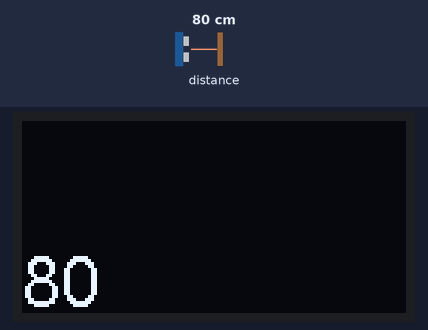
Recording of a sketch running on a simulated ESP32. On the bench: 128×64 one-colour display. Inputs (shaded band) come from the test bench; at power-on: distance to the obstacle 80 cm. What the sketch prints to the serial monitor is not drawn.

Above: at 1.2 s.
1.3 s: distance to the obstacle set to 2 cm
At 1.8 s:
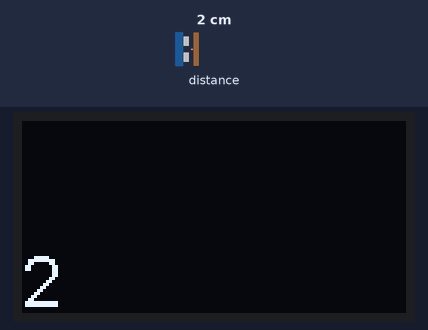
2.8 s: distance to the obstacle set to 4 cm
At 3.9 s:
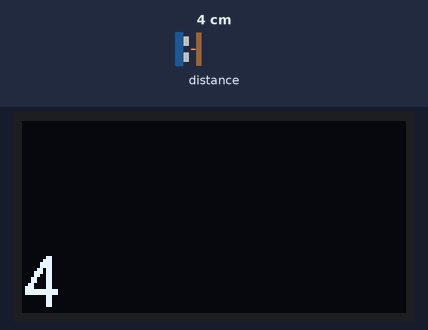
4.3 s: distance to the obstacle set to 9 cm
At 4.7 s:
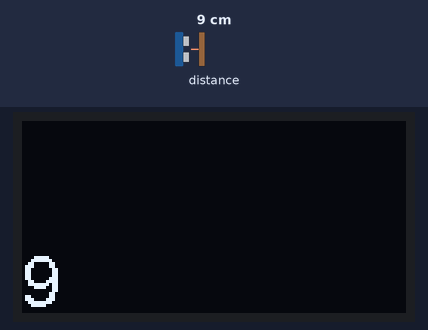
Timing chart, 0 to 7.3 s (numbered marks = the images above; inputs shaded):
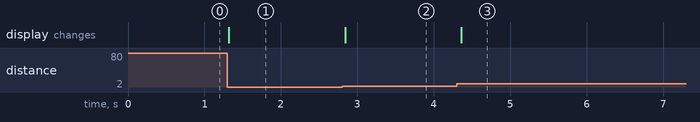

The sketch:

TEST-ESP32-OLED-TFMini-Driver-OLED.ino
```cpp
//// PROBLEMA: TEM UM BUFFER COM A LEITURA DO SENSOR DEMORANDO 1 SEGUNDO


#include <hardwareserial.h>
HardwareSerial SensorSerial(2);
////// serial(1) = pin27=RX , pin26=TX
////// serial(2) = pin16=RX , pin17=TX

#include "TFMini.h"
TFMini tfmini;

//#include <SPI.h>
#include <Wire.h>     // default PINS: SCL 22 / SDA 21
#include "SSD1306Wire.h"

//#include <Adafruit_GFX.h>
#//include <Adafruit_SSD1306.h>

//#define SCREEN_WIDTH 128 // OLED display width, in pixels
//#define SCREEN_HEIGHT 64 // OLED display height, in pixels

SSD1306Wire display(0x3c, SDA, SCL);   // ADDRESS, SDA, SCL  -  SDA and SCL usually populate automatically based on your board's pins_arduino.h


void setup() {

  Serial.begin(9600);


// INIT OLED DISPLAY

  display.init();

  display.flipScreenVertically();
  display.setFont(ArialMT_Plain_24);
  display.setTextAlignment(TEXT_ALIGN_LEFT);


  // INIT SENSOR
  SensorSerial.begin(115200);
  tfmini.begin(&SensorSerial);


}


void loop() {


  uint16_t dist = tfmini.getDistance();
  //uint16_t strength = tfmini.getRecentSignalStrength();

  int vuMeter = map(dist, 30, 5000, 4, 125);
  vuMeter = constrain(vuMeter, 4, 125);

  Serial.println(dist);

  display.clear();
  //display.println(dist);
  display.drawString(0, 40, String(dist));

  display.display();

  delay(25);


}
```

Measured:
- after the input at 1.3 s, the display: changes at once (image 1)
- after the input at 2.8 s, the display: changes at once (image 2)
- after the input at 4.3 s, the display: changes after 0.06 s (image 3)
